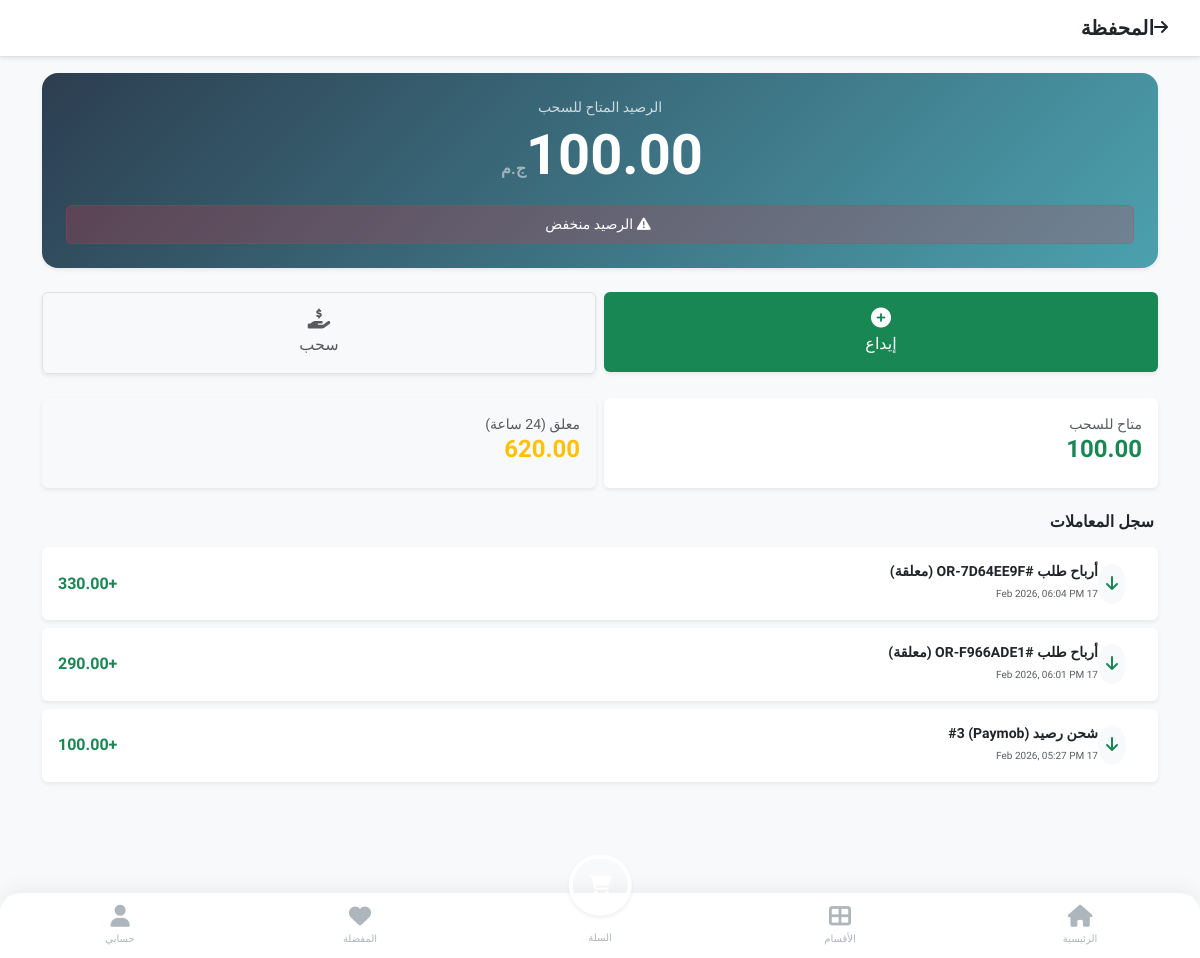
The app's page /merchant/wallet/ (signed in), older data.
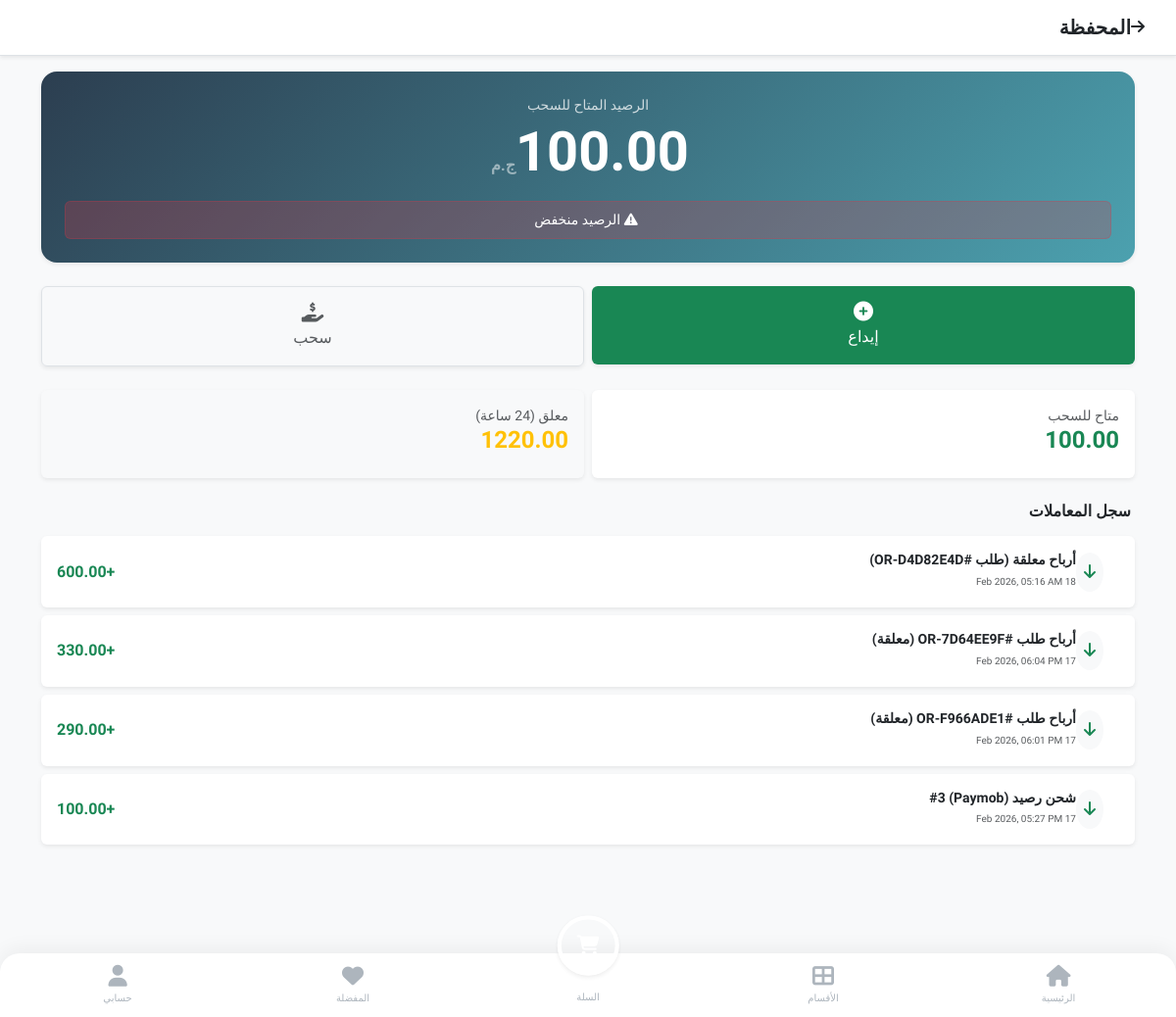
The same page, newer data.
### store/models.py (models this page shows, shortened)
class Wallet(models.Model):
    merchant = models.OneToOneField(MerchantProfile, on_delete=models.CASCADE, related_name='wallet')
    balance = models.DecimalField(max_digits=12, decimal_places=2, default=0.00, verbose_name="الرصيد الحالي")
    updated_at = models.DateTimeField(auto_now=True)
    pending_balance = models.DecimalField(max_digits=12, decimal_places=2, default=0.00, verbose_name="رصيد معلق")

class WalletTransaction(models.Model):
    class TxType(models.TextChoices):
        SALE = "SALE", "ربح مبيعات"
        PENDING = "PENDING", "ربح معلق"
        COMPENSATION = "COMPENSATION", "تعويض (شحن/خصم)"
        WITHDRAWAL = "WITHDRAWAL", "سحب أرباح"
        REFUND_DEDUCTION = "REFUND", "خصم مرتجع"
    wallet = models.ForeignKey(Wallet, on_delete=models.CASCADE, related_name='transactions')
    amount = models.DecimalField(max_digits=10, decimal_places=2, verbose_name="المبلغ")
    transaction_type = models.CharField(max_length=20, choices=TxType.choices, verbose_name="نوع العملية")
    related_order_id = models.CharField(max_length=50, null=True, blank=True, verbose_name="رقم الطلب المرتبط")
    description = models.CharField(max_length=255, verbose_name="وصف العملية")
    created_at = models.DateTimeField(auto_now_add=True)
    balance_after = models.DecimalField(max_digits=12, decimal_places=2, verbose_name="الرصيد بعد العملية")
    is_released = models.BooleanField(default=False, verbose_name="تم تحرير الرصيد") # <--- أضفه هنا

### merchant_panel/views.py (the view)
# urls.py: path('wallet/', views.merchant_wallet, name='merchant_wallet'),
@login_required
def merchant_wallet(request):
    if not is_merchant(request.user):
        return redirect('home')
    wallet = request.user.merchant_profile.wallet
    transactions = WalletTransaction.objects.filter(wallet=wallet).order_by('-created_at')
    return render(request, 'merchant/wallet.html', {
        'wallet': wallet,
        'transactions': transactions
    })

### merchant_panel/views.py (called while the page is built)
def is_merchant(user):
    return user.role == User.Role.MERCHANT and hasattr(user, 'merchant_profile') and user.merchant_profile.is_approved

### store/context_processors.py (called while the page is built)
def site_settings(request):
    settings = SiteSetting.objects.first()
    return {'site_settings': settings}

### templates/merchant/wallet.html
{% extends 'base.html' %}
{% block content %}
<div class="bg-white p-3 border-bottom shadow-sm d-flex align-items-center mb-3">
    <a href="{% url 'merchant_dashboard' %}" class="text-dark me-3"><i class="fas fa-arrow-right"></i></a>
    <h5 class="m-0 fw-bold">المحفظة</h5>
</div>
<div class="container pb-5">
    <div class="card border-0 shadow-sm text-white mb-4 position-relative overflow-hidden"
         style="background: linear-gradient(135deg, #2c3e50, #4ca1af); border-radius: 16px;">
        <div class="card-body p-4 text-center">
            <small class="opacity-75 d-block mb-1">الرصيد المتاح للسحب</small>
            <h1 class="fw-bold m-0 display-4">{{ wallet.balance }}<span class="fs-6 opacity-50 ms-1">ج.م</span></h1>
            {% if wallet.balance < 500 %}
                <div class="mt-3 bg-danger bg-opacity-25 rounded p-2 small border border-danger border-opacity-25 text-white">
                    <i class="fas fa-exclamation-triangle me-1"></i> الرصيد منخفض
                </div>
            {% endif %}
        </div>
    </div>
    <div class="row g-2 mb-4">
        <div class="col-6">
            <a href="{% url 'paymob_deposit' %}" class="btn btn-success w-100 py-3 shadow-sm border-0 bg-opacity-75">
                <i class="fas fa-plus-circle mb-1 d-block fs-5"></i> إيداع
            </a>
        </div>
        <div class="col-6">
                <a href="{% url 'merchant_request_withdrawal' %}" class="btn btn-white w-100 py-3 shadow-sm border text-muted">
                    <i class="fas fa-hand-holding-usd mb-1 d-block fs-5"></i> سحب
                </a>
        </div>
    </div>
    <div class="row g-2 mb-4">
        <div class="col-6">
            <div class="card p-3 bg-white border-0 shadow-sm">
                <small class="text-muted">متاح للسحب</small>
                <h4 class="fw-bold text-success">{{ wallet.balance }}</h4>
            </div>
        </div>
        <div class="col-6">
            <div class="card p-3 bg-light border-0 shadow-sm">
                <small class="text-muted">معلق (24 ساعة)</small>
                <h4 class="fw-bold text-warning">{{ wallet.pending_balance }}</h4>
            </div>
        </div>
    </div>
    <h6 class="fw-bold mb-3 px-1">سجل المعاملات</h6>
    {% for tx in transactions %}
    <div class="card border-0 shadow-sm mb-2 p-3 d-flex flex-row align-items-center">
        <div class="bg-light rounded-circle p-2 me-3">
            {% if tx.amount > 0 %}
                <i class="fas fa-arrow-down text-success"></i>
            {% else %}
                <i class="fas fa-arrow-up text-danger"></i>
            {% endif %}
        </div>
        <div class="flex-grow-1">
            <h6 class="m-0 fw-bold small text-dark">{{ tx.description }}</h6>
            <small class="text-muted" style="font-size: 10px;">{{ tx.created_at|date:"d M Y, h:i A" }}</small>
        </div>
        <div class="text-end">
            <span class="fw-bold {% if tx.amount > 0 %}text-success{% else %}text-danger{% endif %}">
                {% if tx.amount > 0 %}+{% endif %}{{ tx.amount }}
            </span>
        </div>
    </div>
    {% empty %}
    <p class="text-center text-muted small py-4">لا توجد معاملات سابقة.</p>
    {% endfor %}
</div>
{% endblock %}

Row changes from the older to the newer data that the page shows:
changed Wallet: pending_balance "620.00" → "1220.00"
added WalletTransaction: description "أرباح معلقة (طلب #OR-D4D82E4D)", created_at "18 Feb 2026, 05:16 AM", amount "600.00"
